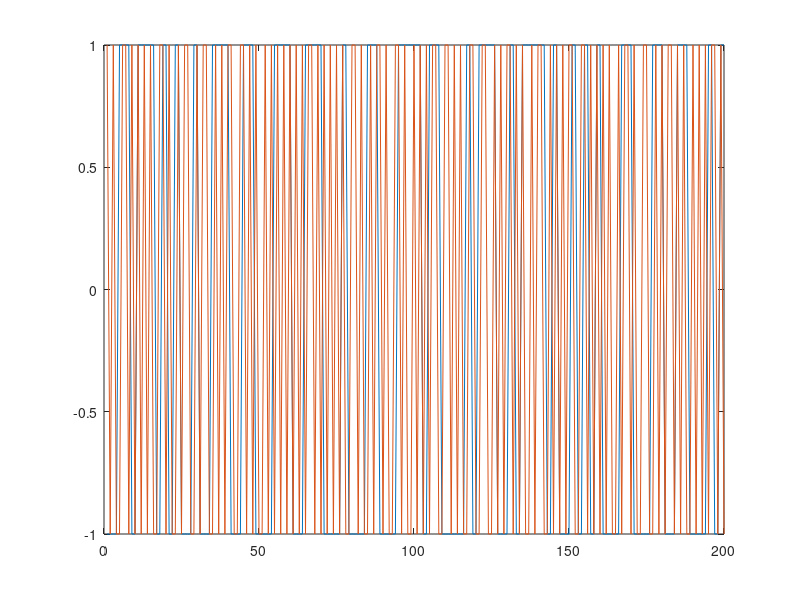

Recreate this plot in MATLAB.
clc
clear all
close all

N = 100;    
User_id = 1;
N_users = 2;
k=2;
bits1 = randi([0, 1], 1, N);
bits2 = randi([0, 1], 1, N);

mod_bits1 = 2*bits1-1;
mod_bits2 = 2*bits2-1;

mtx=hadamard(N_users);
% ##Произведите кодирование сформированных данных, используя функции Уолша.
j=1;
for i=1:N
   if mod_bits1 (i) == 1
       mod_bits_1_code (j:j+k-1)= mtx(1,:);
   else
       mod_bits_1_code (j:j+k-1)= mtx(1,:)*(-1);
   end

   if mod_bits2 (i) == 1
       mod_bits_2_code (j:j+k-1)= mtx(2,:);
   else
       mod_bits_2_code (j:j+k-1)= mtx(2,:)*(-1);
   end

  j=j+k;  
end

figure(1)
plot(mod_bits_1_code)
hold on
plot(mod_bits_2_code)
return
sum_of_signals = mod_bits_1_code+mod_bits_2_code+mod_bits_3_code+mod_bits_4_code;
sum_of_signals_noise = awgn(sum_of_signals,50,'measured');

B_long = zeros(1,length(mod_bits_1_code));
B_long(1:k)=mtx(User_id,:); 
korr = ifft(fft(sum_of_signals_noise).*conj(fft(B_long)));

j=1;
for i=1:k:N*k
   korr_decim(j) =  korr(i)/k;
   j=j+1;
end   

for i=1:N
   if real(korr_decim(i)) < 0;
     demod(i) = 0;
   else
     demod(i) = 1;
   end
end


figure
subplot(3,2,1)
plot(mod_bits1)
% ##title('1 user');

subplot(3,2,2)
plot(mod_bits2)
% ##title('2 user');

subplot(3,2,3)
plot(mod_bits3)
% ##title('3 user');

subplot(3,2,4)
plot(mod_bits4)
% ##title('4 user');

subplot(3,2,5)
plot(sum_of_signals_noise)
% ##title('sum signal');

subplot(3,2,6)
plot(real(korr_decim))

num_err = biterr(demod,bits3);